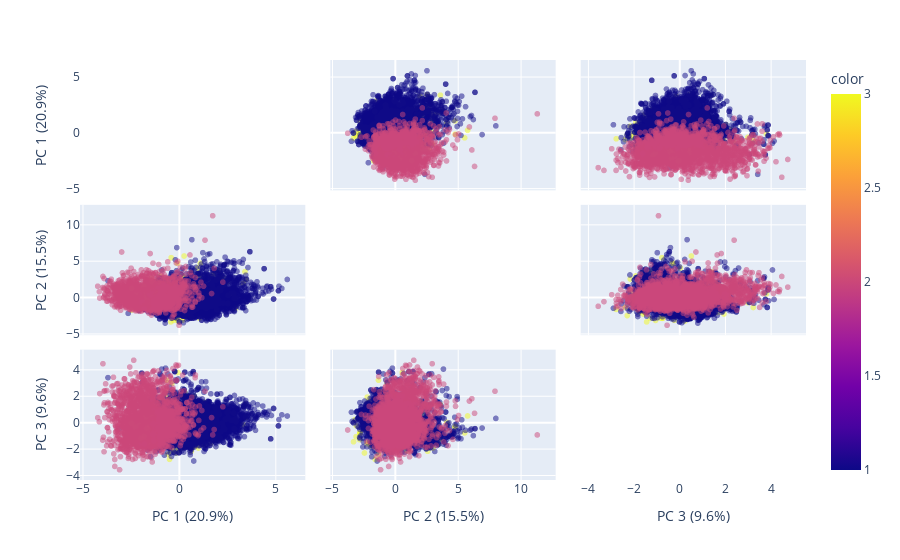

Notebook code for this chart:
### Markdown cell above
A partir desse resultado, concluímos que pelo menos 5 componentes principais devem ser usadas para explicar cerca de 64% da variabilidade dos dados.

### Code cell
import plotly.express as px

#visualizando resultados

components = pca.fit_transform(matrix_norm)
labels = {
    str(i): f"PC {i+1} ({var:.1f}%)"
    for i, var in enumerate(pca.explained_variance_ratio_ * 100)
}

fig = px.scatter_matrix(
    components,
    labels=labels,
    dimensions=range(3),
    color=df["base"],
    opacity = 0.5
)
fig.update_traces(diagonal_visible=False)
fig.show()

### Figure 1 — Plotly figure (JSON) as saved in the notebook; plotly's stock layout.template omitted (floating-point values rounded to 4 significant figures; data arrays with more than 128 entries replaced by an {"elided": "..."} marker saying what was removed)
{"data": [{"diagonal": {"visible": false}, "dimensions": [{"axis": {"matches": true}, "label": "PC 1 (20.9%)", "values": {"elided": "6953 float values"}}, {"axis": {"matches": true}, "label": "PC 2 (15.5%)", "values": {"elided": "6953 float values"}}, {"axis": {"matches": true}, "label": "PC 3 (9.6%)", "values": {"elided": "6953 float values"}}], "hovertemplate": "%{xaxis.title.text}=%{x}<br>%{yaxis.title.text}=%{y}<br>color=%{marker.color}<extra></extra>", "legendgroup": "", "marker": {"color": {"elided": "6953 int values"}, "coloraxis": "coloraxis", "opacity": 0.5, "symbol": "circle"}, "name": "", "showlegend": false, "type": "splom"}], "layout": {"coloraxis": {"colorbar": {"title": {"text": "color"}}, "colorscale": [[0, "#0d0887"], [0.1111, "#46039f"], [0.2222, "#7201a8"], [0.3333, "#9c179e"], [0.4444, "#bd3786"], [0.5556, "#d8576b"], [0.6667, "#ed7953"], [0.7778, "#fb9f3a"], [0.8889, "#fdca26"], [1, "#f0f921"]]}, "dragmode": "select", "legend": {"tracegroupgap": 0}, "margin": {"t": 60}}}
